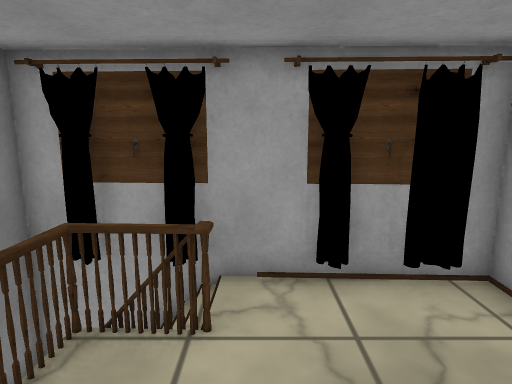
view 1 (above)

16 first-person views from a walk through a Unity game level. The camera is 1.5 m above the floor, tilts 10° down and sees 75° across. The floor is counted in squares, 0.5 m on a side. Each view is taken from the middle of a square. On the plan, view 1 faces up. The plan holds only what a view shows up to about 20 squares ahead; the rest is blank. The place goes on beyond the plan. The player is left out. Some surface patterns are stand-ins.

view 2
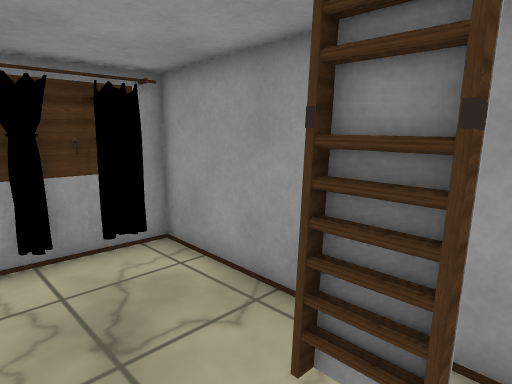

view 3
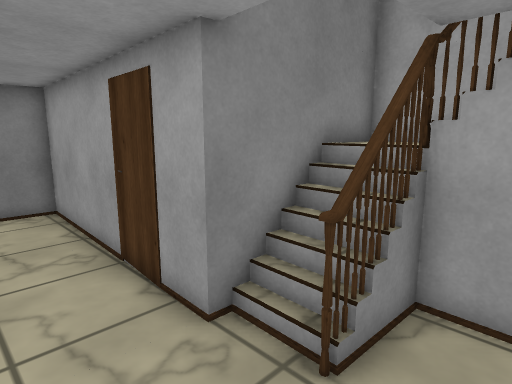

view 4
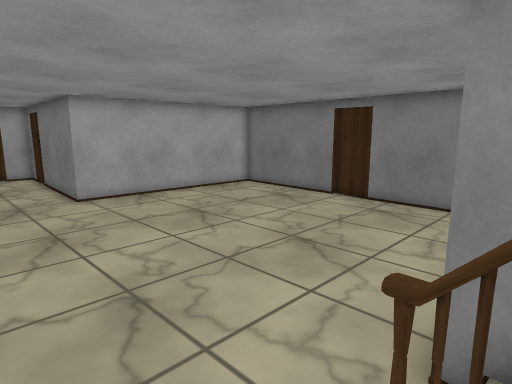

view 5
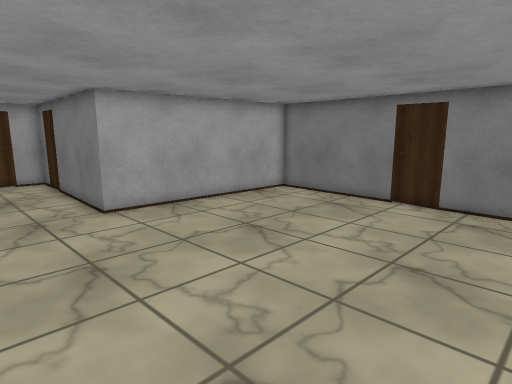

view 6
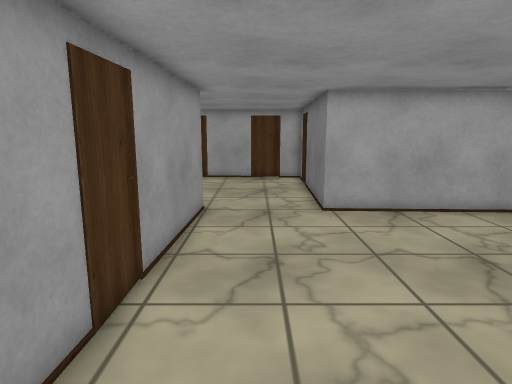

view 7
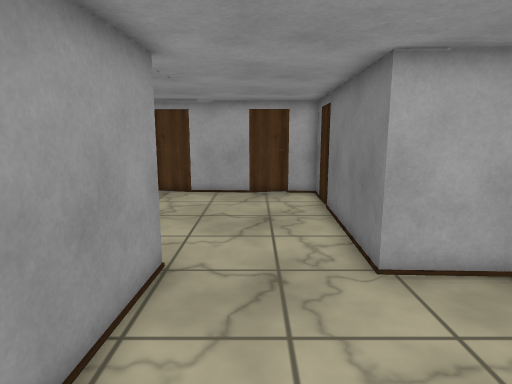

view 8
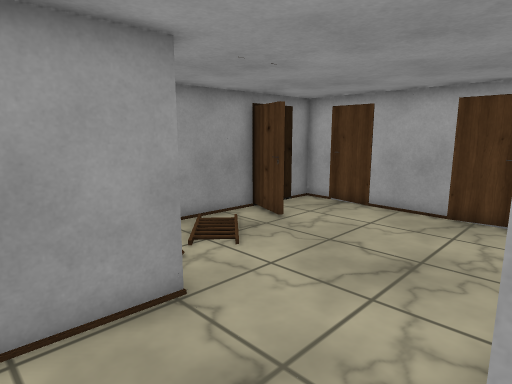

view 9
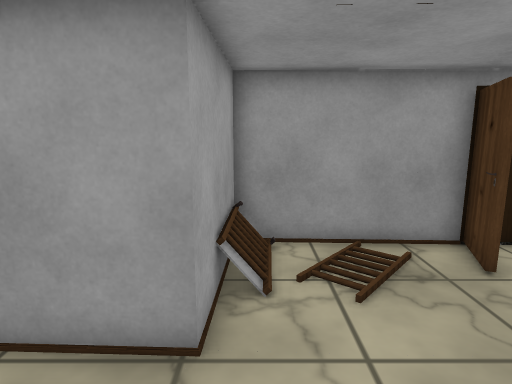

view 10
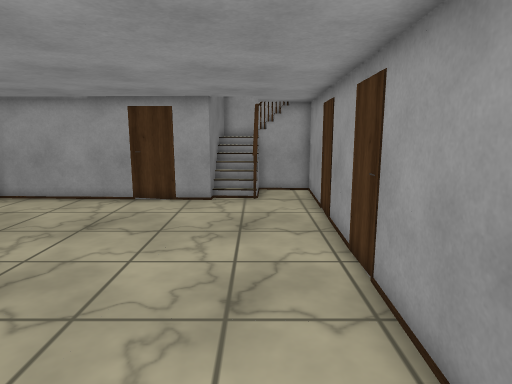

view 11
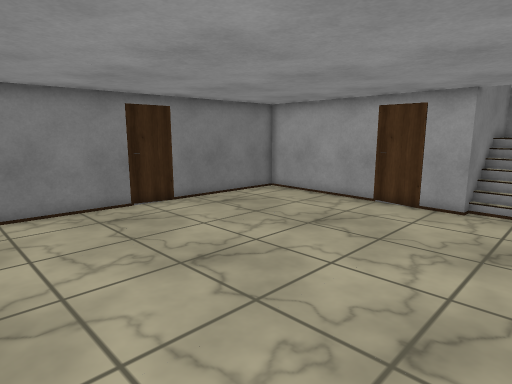

view 12
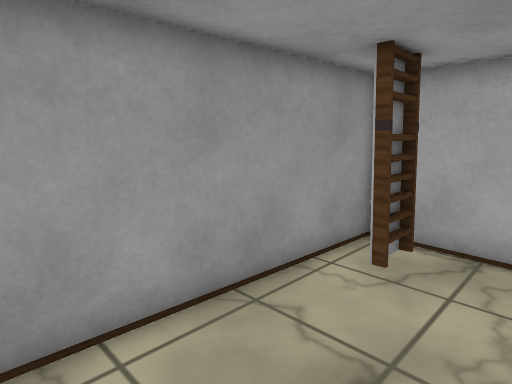

view 13
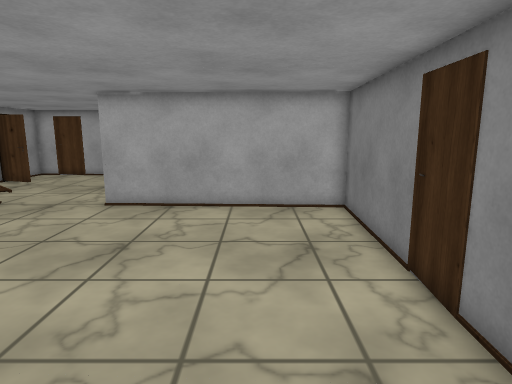

view 14
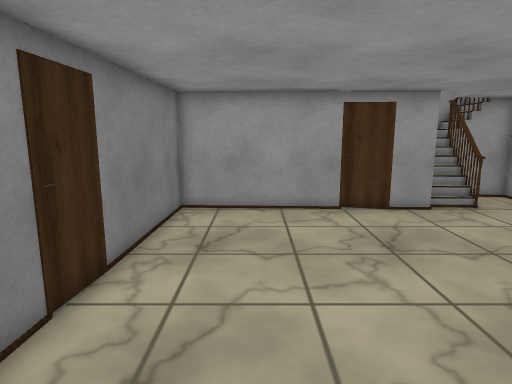

view 15
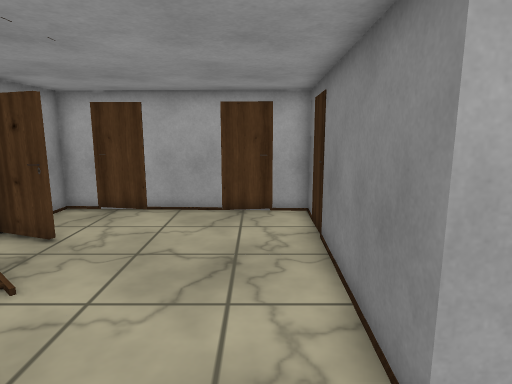

view 16
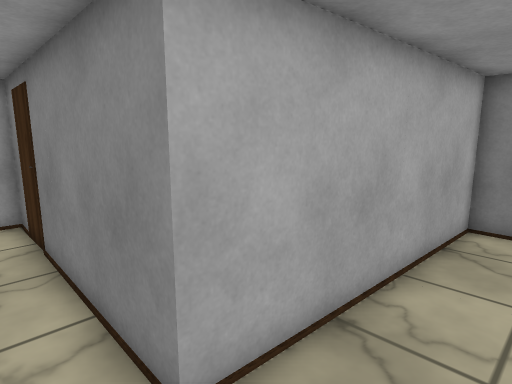

### Floor plan
Key: @ floor where view 1 was taken; # wall or solid block; . main floor; : floor 0.25 m higher than the main floor; + floor 2.5 m higher than the main floor; = window, fence, low wall or low ledge; O other object.
Columns run from 16 left of view 1 to 5 right of it. Each row starts with its distance up from view 1.
  7            ###########
  6            # OOO++O++#
  5            #OO##+++++#
  4            #O#..+++++#
  3            #OO..+++++#
  2  ###########.O..+++++#
  1  #..............+++++#
  0  #..............@++++#
 -1  #.............. ++#+#
 -2  #..............++++ #
 -3  #..............######
 -4  #............. #
 -5  #.............##
 -6  #.............#
 -7 ##.............#
 -8 # .............#
 -9 #..............#
-10 #..............#
-11 #..............#
-12 ###............#
-13  ##########....######
-14           #......:#=#
-15           #.........#
-16           #.........#
-17           #.........#
-18           #.........#
-19           #.......###
-20           #........##
-21           #.........#
-22           #.........#
-23           ###########

Positions as (right, up) in squares from view 1, and headings:
1: (0, 0), facing up
2: (0, -2), facing up-right
3: (-1, -1), facing up-left
4: (-1, 3), facing down-left
5: (-1, 0), facing down-left
6: (-3, 0), facing down
7: (-3, -6), facing down
8: (-6, -10), facing down-right
9: (-5, -14), facing right
10: (-3, -13), facing up
11: (-2, -12), facing up-left
12: (0, 6), facing down-right
13: (-12, 1), facing down
14: (-12, -11), facing up
15: (-4, -10), facing down
16: (-4, -10), facing down-left
